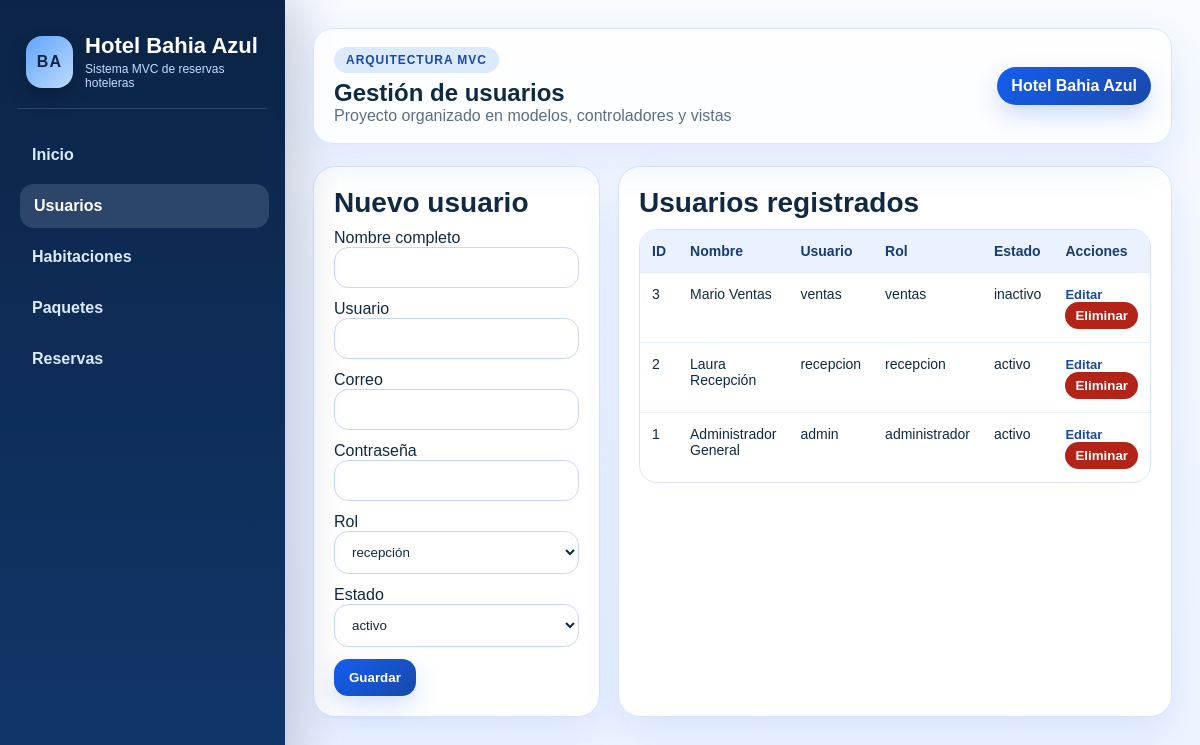
The page /index.php?route=usuarios on the database its author committed.
### tables this page shows
CREATE TABLE `usuarios` (
  `id` INT AUTO_INCREMENT PRIMARY KEY,
  `nombre_completo` VARCHAR(120) NOT NULL,
  `usuario` VARCHAR(50) NOT NULL UNIQUE,
  `email` VARCHAR(120) NOT NULL UNIQUE,
  `password` VARCHAR(255) NOT NULL,
  `rol` ENUM('administrador','recepcion','ventas') NOT NULL DEFAULT 'recepcion',
  `estado` ENUM('activo','inactivo') NOT NULL DEFAULT 'activo',
  `fecha_creacion` TIMESTAMP DEFAULT CURRENT_TIMESTAMP
);

### app/Core/Controller.php (called while the page is built, shortened)
<?php
abstract class Controller {
    protected function render(string $view, array $data = []): void {
        extract($data);
        $viewPath = __DIR__ . '/../Views/' . $view . '.php';
        require __DIR__ . '/../Views/layouts/header.php';
        require $viewPath;
        require __DIR__ . '/../Views/layouts/footer.php';
    }
}

### app/Controllers/UsuarioController.php (called while the page is built, shortened)
<?php
class UsuarioController extends Controller {
    public function index(): void {
        $model = new Usuario();
        $edit = isset($_GET['edit']) ? $model->find((int)$_GET['edit']) : null;
        $this->render('usuarios/index', [
            'titulo' => 'Gestión de usuarios',
            'page' => 'usuarios',
            'usuarios' => $model->all(),
            'edit' => $edit ?: ['id'=>0,'nombre_completo'=>'','usuario'=>'','email'=>'','rol'=>'recepcion','estado'=>'activo'],
            'msg' => $_GET['msg'] ?? '',
        ]);
    }
}

### app/Core/Router.php (called while the page is built, shortened)
<?php
class Router {
    private array $routes = [];
    public function get(string $path, array $action): void { $this->routes['GET'][$path] = $action; }
    public function post(string $path, array $action): void { $this->routes['POST'][$path] = $action; }
    public function dispatch(string $method, string $path): void {
        $action = $this->routes[$method][$path] ?? null;
        [$controllerClass, $controllerMethod] = $action;
        $controller = new $controllerClass();
        $controller->$controllerMethod();
    }
}

### public/index.php (called while the page is built, shortened)
<?php
require __DIR__ . '/../app/Config/helpers.php';
$router = new Router();
$router->get('dashboard', [DashboardController::class, 'index']);
$router->get('usuarios', [UsuarioController::class, 'index']);
$router->post('usuarios/guardar', [UsuarioController::class, 'save']);
$router->post('usuarios/eliminar', [UsuarioController::class, 'delete']);
$router->get('habitaciones', [HabitacionController::class, 'index']);
$router->post('habitaciones/guardar', [HabitacionController::class, 'save']);
$router->post('habitaciones/eliminar', [HabitacionController::class, 'delete']);
$router->get('paquetes', [PaqueteController::class, 'index']);
$router->post('paquetes/guardar', [PaqueteController::class, 'save']);
$router->post('paquetes/eliminar', [PaqueteController::class, 'delete']);
$router->get('reservas', [ReservaController::class, 'index']);
$router->post('reservas/guardar', [ReservaController::class, 'save']);
$router->post('reservas/eliminar', [ReservaController::class, 'delete']);
$route = $_GET['route'] ?? 'dashboard';
$router->dispatch($_SERVER['REQUEST_METHOD'], $route);

### app/Config/helpers.php (called while the page is built, shortened)
<?php
function e($value): string { return htmlspecialchars((string)$value, ENT_QUOTES, 'UTF-8'); }

### app/Core/Database.php (called while the page is built, shortened)
<?php
class Database {
    private static ?mysqli $connection = null;
    public static function connection(): mysqli {
        if (self::$connection === null) {
            $config = require __DIR__ . '/../Config/config.php';
            $db = $config['db'];
            self::$connection = new mysqli($db['host'], $db['user'], $db['pass'], $db['name']);
            self::$connection->set_charset($db['charset']);
        }
        return self::$connection;
    }
    public static function prepare(string $sql): mysqli_stmt {
        return self::connection()->prepare($sql);
    }
    public static function execute(mysqli_stmt $stmt): bool {
        return $stmt->execute();
    }
    public static function getResult(mysqli_stmt $stmt): ?array {
        $result = $stmt->get_result();
        return $result ? $result->fetch_all(MYSQLI_ASSOC) : [];
    }
}

### app/Models/Usuario.php (called while the page is built, shortened)
<?php
class Usuario extends Model {
    public function all(): array {
        $stmt = DB::prepare('SELECT * FROM usuarios ORDER BY id DESC');
        DB::execute($stmt);
        return DB::getResult($stmt);
    }
}

### app/Views/usuarios/index.php (the view, shortened to what this page needs)
<div class="grid-2">
  <div class="card">
    <h3><?= !empty($edit['id']) ? 'Editar usuario' : 'Nuevo usuario' ?></h3>
    <form method="POST" action="index.php?route=usuarios/guardar" class="form-grid">
      <div><label>Nombre completo</label><input class="input" name="nombre_completo" value="<?= e($edit['nombre_completo']) ?>" required></div>
      <div><label>Usuario</label><input class="input" name="usuario" value="<?= e($edit['usuario']) ?>" required></div>
      <div><label>Correo</label><input class="input" type="email" name="email" value="<?= e($edit['email']) ?>" required></div>
      <div><label>Contraseña <?= !empty($edit['id']) ? '(opcional)' : '' ?></label><input class="input" type="text" name="password"></div>
      <div><label>Rol</label><select name="rol"><option value="recepcion" <?= $edit['rol']==='recepcion'?'selected':'' ?>>recepción</option></select></div>
      <div><label>Estado</label><select name="estado"><option value="activo" <?= $edit['estado']==='activo'?'selected':'' ?>>activo</option></select></div>
      <div><button class="btn" type="submit">Guardar</button></div>
    </form>
  </div>
  <div class="card">
    <h3>Usuarios registrados</h3>
    <table class="table">
      <tr><th>ID</th><th>Nombre</th><th>Usuario</th><th>Rol</th><th>Estado</th><th>Acciones</th></tr>
      <?php foreach ($usuarios as $u): ?>
      <tr>
        <td><?= e($u['id']) ?></td><td><?= e($u['nombre_completo']) ?></td><td><?= e($u['usuario']) ?></td><td><?= e($u['rol']) ?></td><td><?= e($u['estado']) ?></td>
        <td class="actions"><a href="index.php?route=usuarios&edit=<?= e($u['id']) ?>">Editar</a>
        <form style="display:inline" method="POST" action="index.php?route=usuarios/eliminar" onsubmit="return confirm('¿Eliminar usuario?');"><input type="hidden" name="id" value="<?= e($u['id']) ?>"><button class="btn danger" style="padding:6px 10px" type="submit">Eliminar</button></form></td>
      </tr>
      <?php endforeach; ?>
    </table>
  </div>
</div>

### public/assets/css/estilos.css (style rules this page uses)
:root { --bg:#eef4ff; --bg-soft:#f7faff; --card:#ffffff; --primary:#155eef; --primary-dark:#1849a9; --primary-soft:#dbeafe; --sidebar:#0b2447; --sidebar-2:#12376b; --text:#102a43; --muted:#5c6f82; --border:#d6e4ff; --danger:#b42318; --ok:#067647; --warn:#b54708; --shadow:0 18px 40px rgba(21,94,239,.10); }
* { box-sizing:border-box }
body { margin:0;font-family:Arial,Helvetica,sans-serif;background:linear-gradient(180deg,#f7faff 0%,#eef4ff 100%);color:var(--text) }
a { text-decoration:none;color:inherit }
.card,.room-card { background:var(--card);border:1px solid var(--border);border-radius:22px;padding:20px;box-shadow:var(--shadow) }
.card h3,.card h4,.room-card h4 { margin:0 0 10px }
.card h3 { font-size:28px }
.grid-2 { display:grid;grid-template-columns:1.05fr .95fr;gap:18px }
.table { width:100%;border-collapse:separate;border-spacing:0;background:#fff;border:1px solid var(--border);border-radius:18px;overflow:hidden }
.table th,.table td { padding:13px 12px;border-bottom:1px solid #e6eefc;text-align:left;font-size:14px;vertical-align:top }
.table th { background:#eaf2ff;color:#173b73;font-weight:800 }
.table tr:last-child td { border-bottom:none }
.form-grid { display:grid;grid-template-columns:repeat(auto-fit,minmax(180px,1fr));gap:12px }
.input,select,textarea { width:100%;padding:12px 13px;border:1px solid #c7d7f8;border-radius:14px;background:#fff;color:var(--text);outline:none }
.btn { display:inline-block;padding:11px 15px;border-radius:14px;background:linear-gradient(135deg,var(--primary),var(--primary-dark));color:#fff;border:none;cursor:pointer;font-weight:700;box-shadow:0 10px 24px rgba(21,94,239,.18) }
.btn.danger { background:#b42318;box-shadow:none }
.actions a { margin-right:8px;font-size:13px;color:var(--primary-dark);font-weight:700 }

### rows shown on the page
usuarios: rol "recepción", estado "activo", id "2", nombre_completo "Laura Recepción", usuario "recepcion", rol "recepcion"
usuarios: id "3", nombre_completo "Mario Ventas", usuario "ventas", rol "ventas", estado "inactivo"
usuarios: id "1", nombre_completo "Administrador General", usuario "admin", rol "administrador", estado "activo"

### other values the page prints
$appName "Hotel Bahia Azul"
$titulo "Gestión de usuarios"
